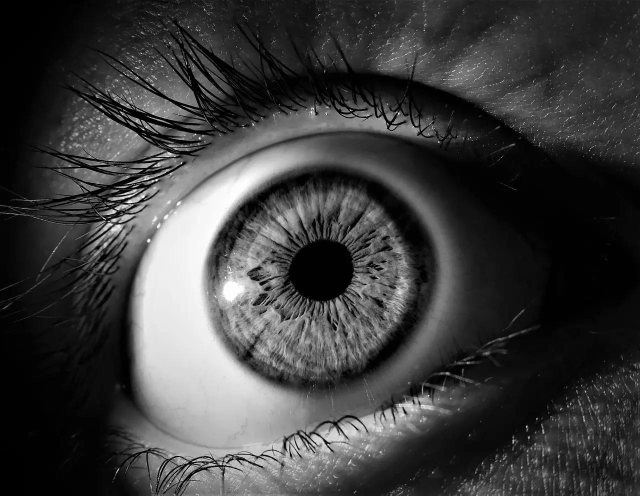
#> input picture images/intensity_adjustment/inputs/eye.jpg, 1280 x 991 px (shown at 1/2 size)
$ python intensity_adjustment_hist.py
#> lines starting #> are read from the running program, lines starting #| are printed output that depends on the picture
import cv2 as cv;
import numpy as np;
import matplotlib.pyplot as plt;
import collections;


# Function for to find indexs of repeated values
def numberRepeated(s):
    oc_set = set()
    index = []
    for idx, val in enumerate(s):
        if val not in oc_set:
            oc_set.add(val)
        else:
            index.append(idx)
    return index;


# Read and show image
img= cv.imread('../images/intensity_adjustment/inputs/eye.jpg', 0);
#> img is the input picture: shape (991, 1280); min 0, max 255, mean 61.5
img2 = cv.imread('../images/intensity_adjustment/inputs/woman.jpg', 0);
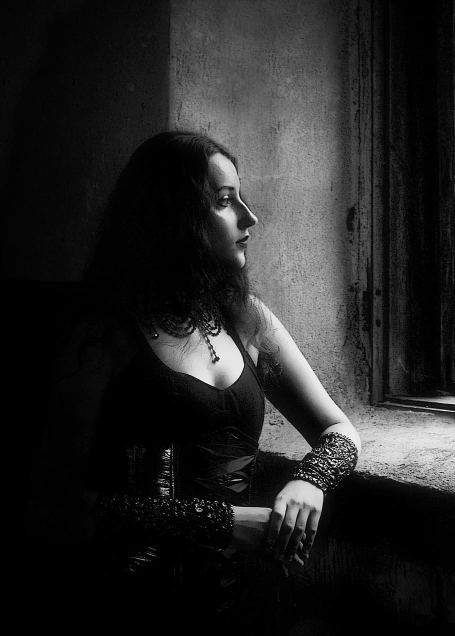
#> input picture images/intensity_adjustment/inputs/woman.jpg, 910 x 1271 px (shown at 1/2 size)
#> img2 is the input picture: shape (1271, 910); min 0, max 255, mean 36.6

fig, axes = plt.subplots(1, 2,figsize=(10, 10));
ax = axes.ravel()

ax[0].imshow(img, cmap=plt.cm.gray);
ax[0].set_title('(a) eye.jpg');
ax[1].imshow(img2, cmap=plt.cm.gray)
ax[1].set_title('(b) woman.jpg');

w, h = img.shape;
#> w = 991; h = 1280


# Matrix to vector
aux = np.asarray(img).reshape(-1)

# Find pixel values and quantity of an image
counter=collections.Counter(aux)
#> counter = 256 items

# Get values (nk)
nk = list(counter.values()); # number of pixels with rk intensity
#> nk = 256 values, max 74902 at index 1, min 188 at index 229, mean 4955
rk = list(counter.keys()); # intensity level of a pixel
#> rk = 256 values, max 255 at index 229, min 0 at index 0, mean 127.5

# hist() or imhist()
fig = plt.figure(figsize = (10, 7))
plt.bar(rk, nk, color ='blue', width = 0.5)
plt.xlim([0, 255])
plt.title("Histograma da Imagem woman.jpg")
plt.xlabel("rk");
plt.ylabel("h(rk) = nk")
plt.show();
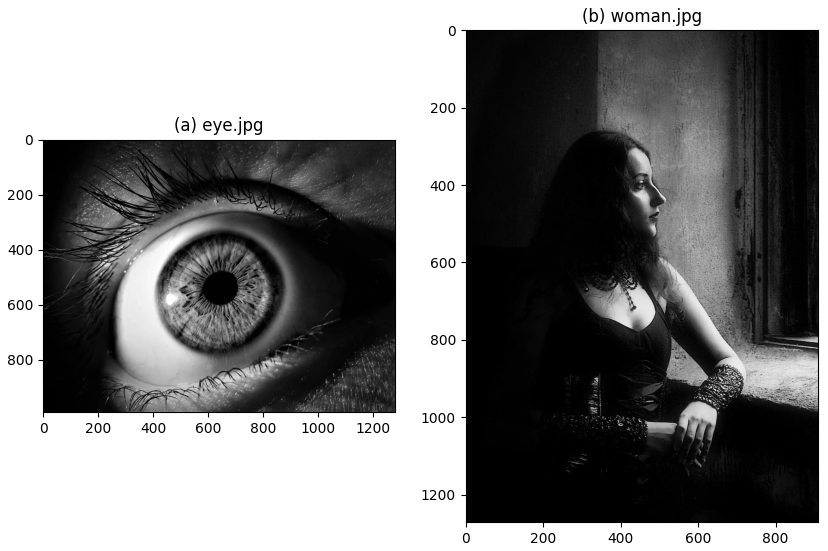
#> figure drawn by matplotlib, 2 panels
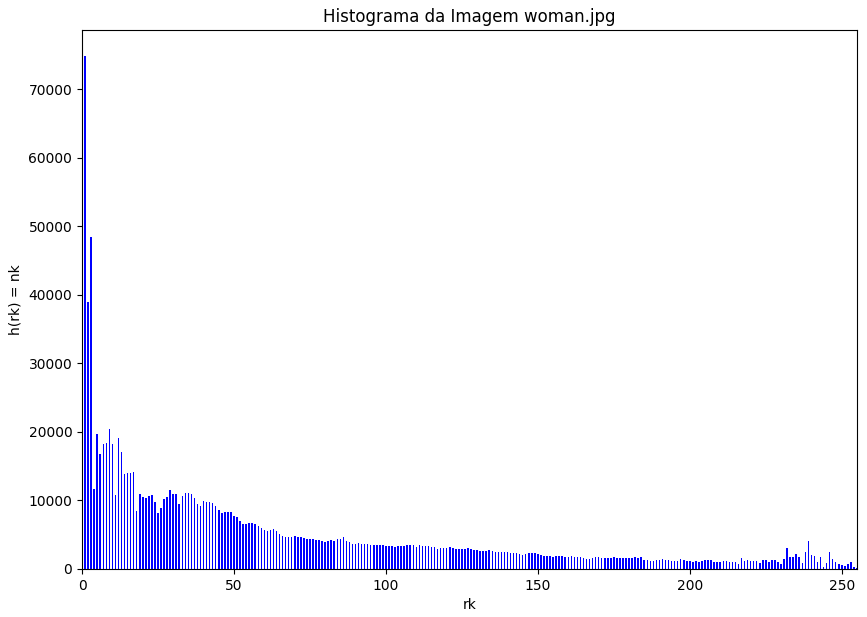
#> figure drawn by matplotlib, 1 panel; tallest bar 74902 high, from x = 0.75 to 1.25

# p(r_k) = n_k/64
nk = np.asarray(nk);
p_rk = nk/(w*h);
#> p_rk = 256 values, max 0.059 at index 1, min 0.000148 at index 229, mean 0.00391

plt.stem(rk, p_rk);
plt.xlim([0, 255])
plt.title("Histograma da Imagem woman.jpg")
plt.xlabel("rk");
plt.ylabel("p(rk) = nk/MN")
plt.show();
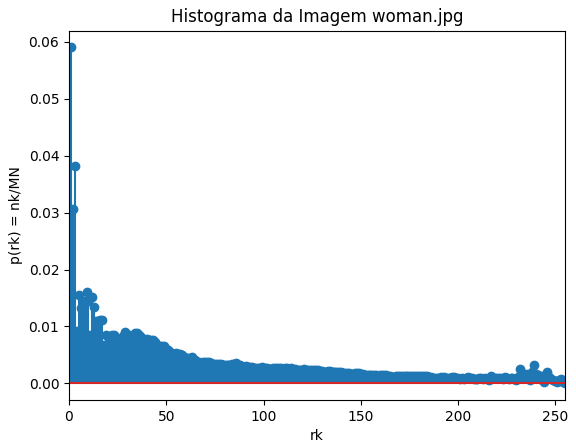
#> figure drawn by matplotlib, 1 panel

# Histograma Equalizado
sk = np.zeros(len(p_rk));
#> sk = 256 values from 0 to 0
for i in range(len(p_rk)-1, -1, -1):
    if(i == 0):
        sk[len(p_rk)-1-i] = round(np.sum(p_rk[:]*255))
    else:
        sk[len(p_rk)-1-i] = round(np.sum(p_rk[:-i]*255))
#> this loop made 256 passes
#> i on passes 1 to 3: 255, 254, 253
#> after the loop, sk = 256 values from 5 to 255

s = sk;
#> s = 256 values from 5 to 255
index = numberRepeated(sk);
#> the loop in numberRepeated, `for idx, val in enumerate(s):` made 256 passes
#> val on passes 1 to 3: 5, 20, 30
#> after the loop in numberRepeated, `for idx, val in enumerate(s):`: index = 102 values from 72 to 255; oc_set = 154 items
#> index = 102 values from 72 to 255

for i in range(len(index)):
    index = numberRepeated(sk);
    p_rk[index[0]-1] = p_rk[index[0]-1] + p_rk[index[0]];
    nk[index[0]-1] = nk[index[0]-1] + nk[index[0]];
    p_rk = np.delete(p_rk, index[0])
    nk = np.delete(nk, index[0])
    sk = np.delete(sk, index[0])
#> this loop made 102 passes
#> after the loop, nk = 154 values, max 74902 at index 1, min 2947 at index 83, mean 8236.9; p_rk = 154 values, max 0.059 at index 1, min 0.00232 at index 83, mean 0.00649; sk = 154 values from 5 to 255

plt.stem(sk, p_rk);
plt.xlim([0, 270])
plt.title("Histograma Equalizado da Imagem woman.jpg")
plt.xlabel("sk");
plt.ylabel("p(sk)")
plt.show();
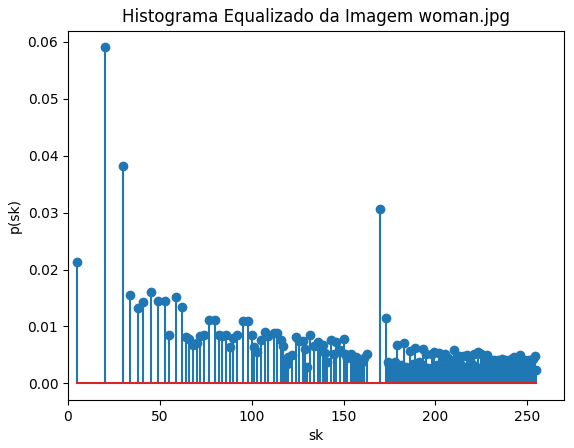
#> figure drawn by matplotlib, 1 panel; curve peaks at x = 20, y = 0.059

new_img = np.zeros(img.shape);
w, h = new_img.shape;
for i in range(w):
    for j in range(h):
      new_img[i][j] = s[img[i][j]]
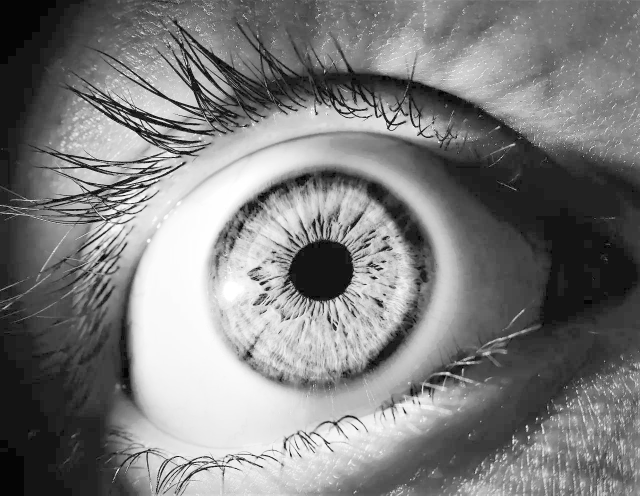
#> new_img: shape (991, 1280) float64 (shown at 1/2 size); min 5, max 255, mean 124.6

img = cv.normalize(img, None, -1, 255, cv.NORM_MINMAX, cv.CV_8U);
new_img = cv.normalize(new_img, None, -1, 255, cv.NORM_MINMAX, cv.CV_8U);

# cv.imwrite('../images/intensity_adjustment/woman_eq.png',new_img)

fig, axes = plt.subplots(1, 2,figsize=(10, 10));
ax = axes.ravel()

ax[0].imshow(img, cmap=plt.cm.gray);
ax[0].set_title('Image Original');
ax[1].imshow(new_img, cmap=plt.cm.gray)
ax[1].set_title('Image Equalizada');

for a in ax:
    a.axis('off')
fig.tight_layout()
plt.show()
